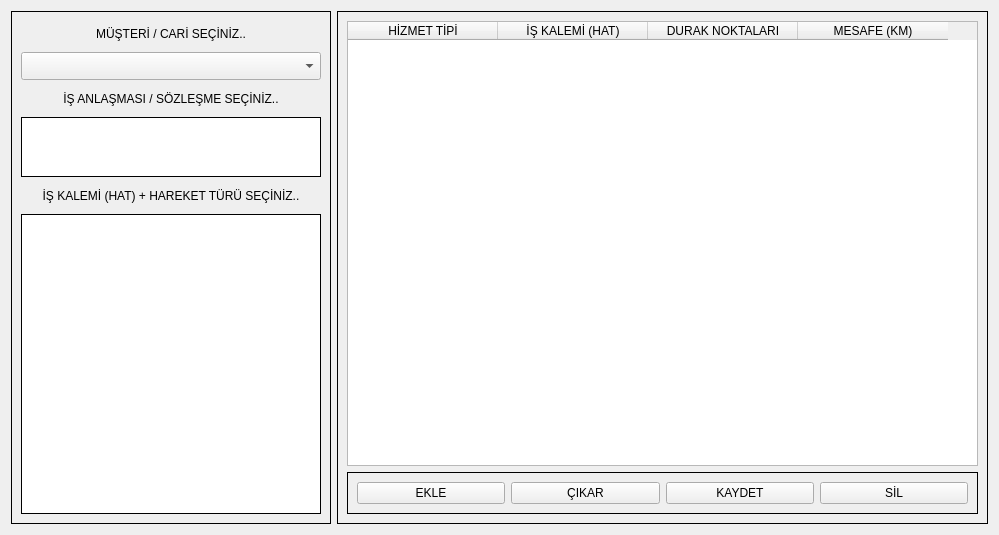
<?xml version="1.0" encoding="UTF-8"?>
<ui version="4.0">
 <class>main_form</class>
 <widget class="QWidget" name="main_form">
  <property name="geometry">
   <rect>
    <x>0</x>
    <y>0</y>
    <width>999</width>
    <height>535</height>
   </rect>
  </property>
  <property name="windowTitle">
   <string>Form</string>
  </property>
  <layout class="QGridLayout" name="gridLayout_3">
   <item row="0" column="0">
    <widget class="QFrame" name="left_frame">
     <property name="frameShape">
      <enum>QFrame::Shape::Box</enum>
     </property>
     <property name="frameShadow">
      <enum>QFrame::Shadow::Plain</enum>
     </property>
     <layout class="QGridLayout" name="gridLayout">
      <item row="0" column="0">
       <layout class="QVBoxLayout" name="verticalLayout">
        <item>
         <widget class="QLabel" name="lbl_musteri">
          <property name="sizePolicy">
           <sizepolicy hsizetype="Fixed" vsizetype="Fixed">
            <horstretch>0</horstretch>
            <verstretch>0</verstretch>
           </sizepolicy>
          </property>
          <property name="minimumSize">
           <size>
            <width>300</width>
            <height>25</height>
           </size>
          </property>
          <property name="maximumSize">
           <size>
            <width>300</width>
            <height>25</height>
           </size>
          </property>
          <property name="text">
           <string>MÜŞTERİ / CARİ SEÇİNİZ..</string>
          </property>
          <property name="alignment">
           <set>Qt::AlignmentFlag::AlignCenter</set>
          </property>
         </widget>
        </item>
        <item>
         <widget class="QComboBox" name="cmb_musteri">
          <property name="sizePolicy">
           <sizepolicy hsizetype="Fixed" vsizetype="Fixed">
            <horstretch>0</horstretch>
            <verstretch>0</verstretch>
           </sizepolicy>
          </property>
          <property name="minimumSize">
           <size>
            <width>300</width>
            <height>28</height>
           </size>
          </property>
          <property name="maximumSize">
           <size>
            <width>300</width>
            <height>28</height>
           </size>
          </property>
         </widget>
        </item>
        <item>
         <widget class="QLabel" name="lbl_sozlesme">
          <property name="sizePolicy">
           <sizepolicy hsizetype="Fixed" vsizetype="Fixed">
            <horstretch>0</horstretch>
            <verstretch>0</verstretch>
           </sizepolicy>
          </property>
          <property name="minimumSize">
           <size>
            <width>300</width>
            <height>25</height>
           </size>
          </property>
          <property name="maximumSize">
           <size>
            <width>300</width>
            <height>25</height>
           </size>
          </property>
          <property name="text">
           <string>İŞ ANLAŞMASI / SÖZLEŞME SEÇİNİZ..</string>
          </property>
          <property name="alignment">
           <set>Qt::AlignmentFlag::AlignCenter</set>
          </property>
         </widget>
        </item>
        <item>
         <widget class="QListView" name="list_sozlesme">
          <property name="sizePolicy">
           <sizepolicy hsizetype="Fixed" vsizetype="Fixed">
            <horstretch>0</horstretch>
            <verstretch>0</verstretch>
           </sizepolicy>
          </property>
          <property name="minimumSize">
           <size>
            <width>300</width>
            <height>60</height>
           </size>
          </property>
          <property name="maximumSize">
           <size>
            <width>300</width>
            <height>60</height>
           </size>
          </property>
          <property name="frameShape">
           <enum>QFrame::Shape::Box</enum>
          </property>
          <property name="frameShadow">
           <enum>QFrame::Shadow::Plain</enum>
          </property>
         </widget>
        </item>
        <item>
         <widget class="QLabel" name="lbl_kalem">
          <property name="sizePolicy">
           <sizepolicy hsizetype="Fixed" vsizetype="Fixed">
            <horstretch>0</horstretch>
            <verstretch>0</verstretch>
           </sizepolicy>
          </property>
          <property name="minimumSize">
           <size>
            <width>300</width>
            <height>25</height>
           </size>
          </property>
          <property name="maximumSize">
           <size>
            <width>300</width>
            <height>25</height>
           </size>
          </property>
          <property name="text">
           <string>İŞ KALEMİ (HAT) + HAREKET TÜRÜ SEÇİNİZ..</string>
          </property>
          <property name="alignment">
           <set>Qt::AlignmentFlag::AlignCenter</set>
          </property>
         </widget>
        </item>
        <item>
         <widget class="QListView" name="list_kalemler">
          <property name="sizePolicy">
           <sizepolicy hsizetype="Fixed" vsizetype="Expanding">
            <horstretch>0</horstretch>
            <verstretch>0</verstretch>
           </sizepolicy>
          </property>
          <property name="minimumSize">
           <size>
            <width>300</width>
            <height>0</height>
           </size>
          </property>
          <property name="maximumSize">
           <size>
            <width>300</width>
            <height>16777215</height>
           </size>
          </property>
          <property name="frameShape">
           <enum>QFrame::Shape::Box</enum>
          </property>
          <property name="frameShadow">
           <enum>QFrame::Shadow::Plain</enum>
          </property>
         </widget>
        </item>
       </layout>
      </item>
     </layout>
    </widget>
   </item>
   <item row="0" column="1">
    <widget class="QFrame" name="right_frame">
     <property name="frameShape">
      <enum>QFrame::Shape::Box</enum>
     </property>
     <property name="frameShadow">
      <enum>QFrame::Shadow::Plain</enum>
     </property>
     <layout class="QGridLayout" name="gridLayout_2">
      <item row="0" column="0">
       <widget class="QTableWidget" name="table_rotalar">
        <attribute name="horizontalHeaderDefaultSectionSize">
         <number>150</number>
        </attribute>
        <attribute name="horizontalHeaderStretchLastSection">
         <bool>false</bool>
        </attribute>
        <column>
         <property name="text">
          <string>HİZMET TİPİ</string>
         </property>
        </column>
        <column>
         <property name="text">
          <string>İŞ KALEMİ (HAT)</string>
         </property>
        </column>
        <column>
         <property name="text">
          <string>DURAK NOKTALARI</string>
         </property>
        </column>
        <column>
         <property name="text">
          <string>MESAFE (KM)</string>
         </property>
        </column>
       </widget>
      </item>
      <item row="1" column="0">
       <widget class="QFrame" name="bottom_frame">
        <property name="frameShape">
         <enum>QFrame::Shape::Box</enum>
        </property>
        <property name="frameShadow">
         <enum>QFrame::Shadow::Plain</enum>
        </property>
        <layout class="QHBoxLayout" name="horizontalLayout">
         <item>
          <widget class="QPushButton" name="btn_ekle">
           <property name="text">
            <string>EKLE</string>
           </property>
          </widget>
         </item>
         <item>
          <widget class="QPushButton" name="btn_cikar">
           <property name="text">
            <string>ÇIKAR</string>
           </property>
          </widget>
         </item>
         <item>
          <widget class="QPushButton" name="btn_kaydet">
           <property name="text">
            <string>KAYDET</string>
           </property>
          </widget>
         </item>
         <item>
          <widget class="QPushButton" name="btn_sil">
           <property name="text">
            <string>SİL</string>
           </property>
          </widget>
         </item>
        </layout>
       </widget>
      </item>
     </layout>
    </widget>
   </item>
  </layout>
 </widget>
 <resources/>
 <connections/>
</ui>
